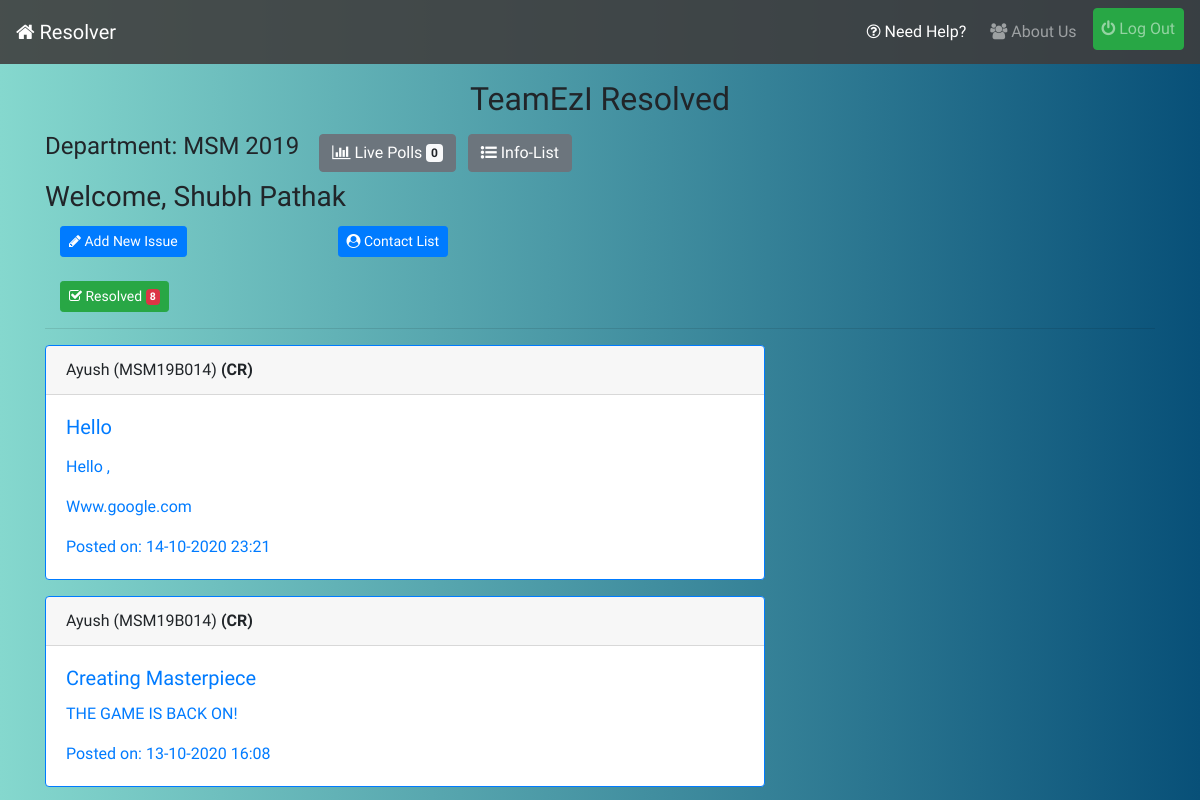
Before: / (signed in) with the older database file.
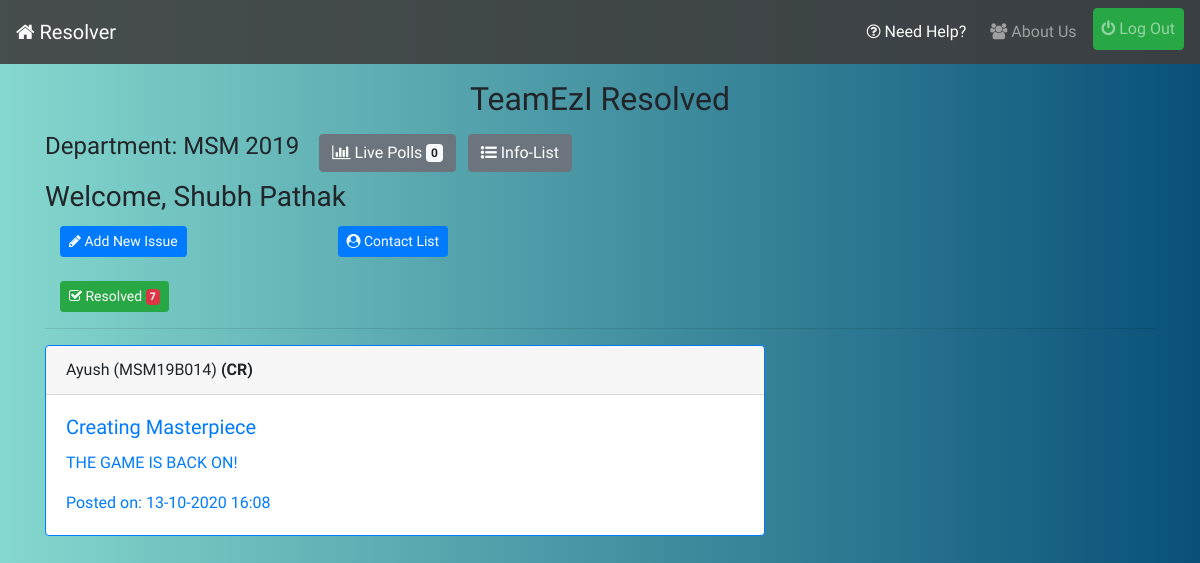
After: the same page with the newer database file.
### reporter/models.py (models this page shows, shortened)
class Report(models.Model):
    user = models.ForeignKey(UserInfo,on_delete=models.CASCADE,blank=True)
    title = models.CharField('Subject',max_length=56)
    content = models.TextField('Issue')
    department = models.CharField(max_length=20,blank=True)
    year = models.CharField(max_length=4,blank=True)
    timestamp = models.DateTimeField(auto_now_add=True)
    updated = models.DateTimeField(auto_now=True)
    active = models.BooleanField(default=True)
    resolved = models.BooleanField(default=False)
    cr_line = models.CharField(max_length=256,null=True,blank=True)
    upvotes = models.IntegerField(default=0)
    downvotes = models.IntegerField(default=0)
    deadline = models.DateTimeField(null=True)
    anonymized = models.BooleanField(default=True,help_text = "CRs don't have Access to Voted Users!")
    class Meta:
        ordering = ['-timestamp']

### profiles/models.py (models this page shows, shortened)
class UserInfo(models.Model):
    user = models.OneToOneField(User,on_delete=models.CASCADE,related_name='info')
    is_cr = models.BooleanField(default=False)
    department = models.CharField(max_length=20)
    join_year = models.CharField(max_length=4)
    institute = models.ForeignKey(Institute,on_delete=models.CASCADE,related_name='allusers')
    registered_on = models.DateTimeField(auto_now_add=True)
    total_upvotes = models.IntegerField(default=0)
    total_downvotes = models.IntegerField(default=0)
    total_novotes = models.IntegerField(default=0)
    class Meta:
        ordering = ['-total_upvotes','-total_downvotes','-total_novotes']

class User(AbstractUser):
    pass

### reporter/views.py (the view)
# urls.py: path('',views.index_view,name='index'),
def index_view(request):
    qs = []
    form = DeadlineForm()
    if request.user.is_authenticated:
        qs = Report.objects.filter(active=True,department=request.user.info.department,year=request.user.info.join_year,resolved=False)
    return render(request,'reporter/index.html',{'issue_list':qs,'form':form})

### infolist/context-processors.py (called while the page is built)
def pending_info_list_context(request):
    if request.user.is_superuser:
        return {}
    pending = -1
    if request.user.is_authenticated:
        pending = InfoList.objects.filter(department=request.user.info.department,year=request.user.info.join_year,approved=False).count()
    return {"pending_info_list":pending}

### reporter/context-processors.py (called while the page is built)
def pending_issue_list_context(request):
    if request.user.is_superuser:
        return {}
    pending=-1
    if request.user.is_authenticated:
        pending = Report.objects.filter(active=False,department=request.user.info.department,year=request.user.info.join_year,resolved=False).count()
    return {"pending_issue_count":pending}

def resolved_issue_list_context(request):
    if request.user.is_superuser:
        return {}
    resolved=-1
    if request.user.is_authenticated:
        resolved = Report.objects.filter(active=False,department=request.user.info.department,year=request.user.info.join_year,resolved=True).count()
    return {"resolved_issue_count":resolved}

### reporter/templates/reporter/index.html (shortened to what this page needs)
{% extends 'base.html' %}
{% load static %}
{% load crispy_forms_tags %}
{% load mathfilters %}
{% block content %}
<div>
    {% if request.user.is_authenticated %}
    <h2 class="mt-3 text-center">TeamEzI Resolved</h2>
    {% endif %}
    {% if request.user.is_authenticated %}
    <h4 class="inline-block">Department: {{request.user.info.department|upper}} {{request.user.info.join_year}}</h4>
    <a class="btn btn-secondary ml-3 mt-2" href="{% url 'polling:list' %}"><i class="fa fa-bar-chart"></i> Live Polls <span class="badge badge-light">{{live_polls_count}}</span></a>
    <a href="{% url 'infolist:list' %}" class="btn btn-secondary ml-2 mt-2"><i class="fa fa-list-ul"></i> Info-List</a>
    <h3 class="mt-2">Welcome, {{request.user.first_name}} {{request.user.last_name}}</h3>
    <div class="container">
        <div class="row mb-3">
            <div class="col-sm-6 col-lg-3 mt-1">
                <a class="btn btn-primary btn-sm" href="{% url 'reporter:issue-form' %}"><i class="fa fa-pencil"></i> Add New Issue</a>
            </div>
            <div class="col-sm-6 col-lg-6 mt-1">
                <a class="btn btn-primary btn-sm" href="{% url 'reporter:contact-list' %}"><i class="fa fa-user-circle"></i> Contact List</a>
            </div>
        </div>
        <div class="row">
            <div class="col-sm-6 col-lg-3 mt-2">
                <a class="btn btn-success btn-sm" href="{% url 'reporter:resolved' %}"><i class="fa fa-check-square-o"></i> Resolved <span class="badge badge-danger">{{resolved_issue_count}}</span></a>
            </div>
        </div>
    </div>
    <hr>
    {% for issue in issue_list %}
    <div class="card border-primary mb-3" style="max-width: 45rem;">
        <div class="card-header">{{issue.user.user.first_name}} ({{issue.user.user.username|upper}}) {% if issue.user.is_cr %}<strong>(CR)</strong>{% endif %}</div>
        <div class="card-body text-primary">
            <h5 class="card-title">{{issue.title}}</h5>
            <p class="card-text" >{{issue.content|safe}}</p>
          <p class="card-text">Posted on: {{issue.timestamp|date:'d-m-Y H:i'}}</p>
        </div>
    </div>
    {% empty %}
    <p class="lead">Woohoo, No Active Issues!</p>
    {% endfor %}
    {% endif %}
</div>
{% endblock %}

Changed rows visible on the page:
no longer on this page (row edited): Report: user.user.first_name "Ayush", user.user.username "MSM19B014", shows "(CR)", title "Hello", content "Hello , Www.google.com", timestamp "14-10-2020 23:21"
Other visible differences:
{{ resolved_issue_count }}: "8" → "7"
